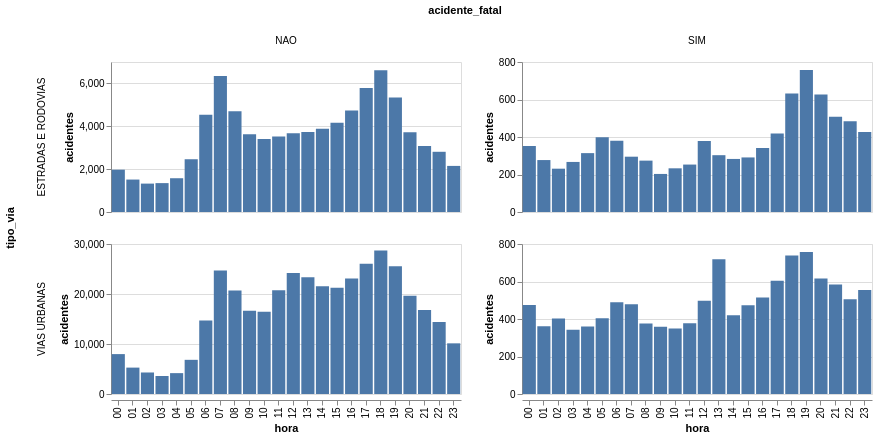

The code cell stored with this chart in its notebook:
### Code cell
sinistros.group_by('hora', 'tipo_via', 'acidente_fatal').agg(pl.len().alias('acidentes')) \
    .with_columns(c('hora').cast(pl.String).str.zfill(2)) \
    .plot.bar(x='hora', 
              y=alt.Y('acidentes').stack(None), 
              column='acidente_fatal', 
              row='tipo_via') \
    .properties(height=150, width=350) \
    .resolve_scale(y='independent')

### Figure 1 — Vega-Lite specification as saved in the notebook (floating-point values rounded to 4 significant figures)
{"config": {"view": {"continuousWidth": 300, "continuousHeight": 300}}, "data": {"name": "data-c7b2246bec0ac1166588a2a7d321b492"}, "mark": {"type": "bar", "tooltip": true}, "encoding": {"column": {"field": "acidente_fatal", "type": "nominal"}, "row": {"field": "tipo_via", "type": "nominal"}, "x": {"field": "hora", "type": "nominal"}, "y": {"field": "acidentes", "stack": null, "type": "quantitative"}}, "height": 150, "params": [{"name": "param_1e9efca18e7a2868", "select": {"type": "interval", "encodings": ["x", "y"]}, "bind": "scales"}], "resolve": {"scale": {"y": "independent"}}, "width": 350, "$schema": "https://vega.github.io/schema/vega-lite/v6.4.1.json", "datasets": {"data-c7b2246bec0ac1166588a2a7d321b492": [{"hora": "00", "tipo_via": "VIAS URBANAS", "acidente_fatal": "SIM", "acidentes": 475}, {"hora": "16", "tipo_via": "VIAS URBANAS", "acidente_fatal": "SIM", "acidentes": 515}, {"hora": "20", "tipo_via": "ESTRADAS E RODOVIAS", "acidente_fatal": "SIM", "acidentes": 627}, {"hora": "22", "tipo_via": "ESTRADAS E RODOVIAS", "acidente_fatal": "SIM", "acidentes": 484}, {"hora": "10", "tipo_via": "ESTRADAS E RODOVIAS", "acidente_fatal": "SIM", "acidentes": 233}, {"hora": "22", "tipo_via": "VIAS URBANAS", "acidente_fatal": "SIM", "acidentes": 505}, {"hora": "15", "tipo_via": "ESTRADAS E RODOVIAS", "acidente_fatal": "NAO", "acidentes": 4169}, {"hora": "20", "tipo_via": "VIAS URBANAS", "acidente_fatal": "SIM", "acidentes": 616}, {"hora": "04", "tipo_via": "ESTRADAS E RODOVIAS", "acidente_fatal": "NAO", "acidentes": 1576}, {"hora": "19", "tipo_via": "ESTRADAS E RODOVIAS", "acidente_fatal": "SIM", "acidentes": 758}, {"hora": "01", "tipo_via": "ESTRADAS E RODOVIAS", "acidente_fatal": "NAO", "acidentes": 1514}, {"hora": "22", "tipo_via": "ESTRADAS E RODOVIAS", "acidente_fatal": "NAO", "acidentes": 2810}, {"hora": "12", "tipo_via": "ESTRADAS E RODOVIAS", "acidente_fatal": "SIM", "acidentes": 379}, {"hora": "19", "tipo_via": "VIAS URBANAS", "acidente_fatal": "SIM", "acidentes": 757}, {"hora": "05", "tipo_via": "ESTRADAS E RODOVIAS", "acidente_fatal": "NAO", "acidentes": 2462}, {"hora": "00", "tipo_via": "ESTRADAS E RODOVIAS", "acidente_fatal": "SIM", "acidentes": 352}, {"hora": "01", "tipo_via": "VIAS URBANAS", "acidente_fatal": "SIM", "acidentes": 361}, {"hora": "04", "tipo_via": "VIAS URBANAS", "acidente_fatal": "SIM", "acidentes": 360}, {"hora": "05", "tipo_via": "ESTRADAS E RODOVIAS", "acidente_fatal": "SIM", "acidentes": 399}, {"hora": "11", "tipo_via": "ESTRADAS E RODOVIAS", "acidente_fatal": "NAO", "acidentes": 3526}, {"hora": "17", "tipo_via": "ESTRADAS E RODOVIAS", "acidente_fatal": "NAO", "acidentes": 5788}, {"hora": "14", "tipo_via": "ESTRADAS E RODOVIAS", "acidente_fatal": "NAO", "acidentes": 3885}, {"hora": "01", "tipo_via": "VIAS URBANAS", "acidente_fatal": "NAO", "acidentes": 5278}, {"hora": "20", "tipo_via": "VIAS URBANAS", "acidente_fatal": "NAO", "acidentes": 19641}, {"hora": "12", "tipo_via": "ESTRADAS E RODOVIAS", "acidente_fatal": "NAO", "acidentes": 3678}, {"hora": "02", "tipo_via": "VIAS URBANAS", "acidente_fatal": "NAO", "acidentes": 4302}, {"hora": "08", "tipo_via": "VIAS URBANAS", "acidente_fatal": "SIM", "acidentes": 376}, {"hora": "13", "tipo_via": "VIAS URBANAS", "acidente_fatal": "SIM", "acidentes": 719}, {"hora": "10", "tipo_via": "VIAS URBANAS", "acidente_fatal": "NAO", "acidentes": 16439}, {"hora": "06", "tipo_via": "VIAS URBANAS", "acidente_fatal": "NAO", "acidentes": 14708}, {"hora": "16", "tipo_via": "ESTRADAS E RODOVIAS", "acidente_fatal": "NAO", "acidentes": 4736}, {"hora": "09", "tipo_via": "VIAS URBANAS", "acidente_fatal": "NAO", "acidentes": 16648}, {"hora": "22", "tipo_via": "VIAS URBANAS", "acidente_fatal": "NAO", "acidentes": 14414}, {"hora": "07", "tipo_via": "ESTRADAS E RODOVIAS", "acidente_fatal": "SIM", "acidentes": 295}, {"hora": "03", "tipo_via": "ESTRADAS E RODOVIAS", "acidente_fatal": "NAO", "acidentes": 1348}, {"hora": "13", "tipo_via": "VIAS URBANAS", "acidente_fatal": "NAO", "acidentes": 23343}, {"hora": "17", "tipo_via": "VIAS URBANAS", "acidente_fatal": "NAO", "acidentes": 26035}, {"hora": "18", "tipo_via": "ESTRADAS E RODOVIAS", "acidente_fatal": "SIM", "acidentes": 632}, {"hora": "05", "tipo_via": "VIAS URBANAS", "acidente_fatal": "SIM", "acidentes": 404}, {"hora": "06", "tipo_via": "ESTRADAS E RODOVIAS", "acidente_fatal": "SIM", "acidentes": 380}, {"hora": "15", "tipo_via": "VIAS URBANAS", "acidente_fatal": "SIM", "acidentes": 474}, {"hora": "16", "tipo_via": "ESTRADAS E RODOVIAS", "acidente_fatal": "SIM", "acidentes": 342}, {"hora": "09", "tipo_via": "VIAS URBANAS", "acidente_fatal": "SIM", "acidentes": 359}, {"hora": "18", "tipo_via": "ESTRADAS E RODOVIAS", "acidente_fatal": "NAO", "acidentes": 6613}, {"hora": "00", "tipo_via": "VIAS URBANAS", "acidente_fatal": "NAO", "acidentes": 7979}, {"hora": "03", "tipo_via": "ESTRADAS E RODOVIAS", "acidente_fatal": "SIM", "acidentes": 267}, {"hora": "12", "tipo_via": "VIAS URBANAS", "acidente_fatal": "NAO", "acidentes": 24219}, {"hora": "15", "tipo_via": "VIAS URBANAS", "acidente_fatal": "NAO", "acidentes": 21266}, {"hora": "03", "tipo_via": "VIAS URBANAS", "acidente_fatal": "SIM", "acidentes": 343}, {"hora": "10", "tipo_via": "ESTRADAS E RODOVIAS", "acidente_fatal": "NAO", "acidentes": 3401}, {"hora": "04", "tipo_via": "ESTRADAS E RODOVIAS", "acidente_fatal": "SIM", "acidentes": 314}, {"hora": "14", "tipo_via": "ESTRADAS E RODOVIAS", "acidente_fatal": "SIM", "acidentes": 283}, {"hora": "06", "tipo_via": "VIAS URBANAS", "acidente_fatal": "SIM", "acidentes": 489}, {"hora": "21", "tipo_via": "ESTRADAS E RODOVIAS", "acidente_fatal": "SIM", "acidentes": 508}, {"hora": "21", "tipo_via": "ESTRADAS E RODOVIAS", "acidente_fatal": "NAO", "acidentes": 3079}, {"hora": "19", "tipo_via": "ESTRADAS E RODOVIAS", "acidente_fatal": "NAO", "acidentes": 5346}, {"hora": "11", "tipo_via": "VIAS URBANAS", "acidente_fatal": "SIM", "acidentes": 378}, {"hora": "03", "tipo_via": "VIAS URBANAS", "acidente_fatal": "NAO", "acidentes": 3597}, {"hora": "05", "tipo_via": "VIAS URBANAS", "acidente_fatal": "NAO", "acidentes": 6834}, {"hora": "11", "tipo_via": "VIAS URBANAS", "acidente_fatal": "NAO", "acidentes": 20736}, {"hora": "23", "tipo_via": "ESTRADAS E RODOVIAS", "acidente_fatal": "NAO", "acidentes": 2151}, {"hora": "02", "tipo_via": "VIAS URBANAS", "acidente_fatal": "SIM", "acidentes": 403}, {"hora": "18", "tipo_via": "VIAS URBANAS", "acidente_fatal": "SIM", "acidentes": 739}, {"hora": "23", "tipo_via": "ESTRADAS E RODOVIAS", "acidente_fatal": "SIM", "acidentes": 427}, {"hora": "07", "tipo_via": "ESTRADAS E RODOVIAS", "acidente_fatal": "NAO", "acidentes": 6345}, {"hora": "14", "tipo_via": "VIAS URBANAS", "acidente_fatal": "NAO", "acidentes": 21564}, {"hora": "02", "tipo_via": "ESTRADAS E RODOVIAS", "acidente_fatal": "NAO", "acidentes": 1325}, {"hora": "04", "tipo_via": "VIAS URBANAS", "acidente_fatal": "NAO", "acidentes": 4173}, {"hora": "21", "tipo_via": "VIAS URBANAS", "acidente_fatal": "NAO", "acidentes": 16814}, {"hora": "23", "tipo_via": "VIAS URBANAS", "acidente_fatal": "NAO", "acidentes": 10132}, {"hora": "16", "tipo_via": "VIAS URBANAS", "acidente_fatal": "NAO", "acidentes": 23094}, {"hora": "08", "tipo_via": "ESTRADAS E RODOVIAS", "acidente_fatal": "SIM", "acidentes": 274}, {"hora": "19", "tipo_via": "VIAS URBANAS", "acidente_fatal": "NAO", "acidentes": 25569}, {"hora": "02", "tipo_via": "ESTRADAS E RODOVIAS", "acidente_fatal": "SIM", "acidentes": 231}, {"hora": "10", "tipo_via": "VIAS URBANAS", "acidente_fatal": "SIM", "acidentes": 349}, {"hora": "20", "tipo_via": "ESTRADAS E RODOVIAS", "acidente_fatal": "NAO", "acidentes": 3723}, {"hora": "07", "tipo_via": "VIAS URBANAS", "acidente_fatal": "NAO", "acidentes": 24682}, {"hora": "07", "tipo_via": "VIAS URBANAS", "acidente_fatal": "SIM", "acidentes": 479}, {"hora": "18", "tipo_via": "VIAS URBANAS", "acidente_fatal": "NAO", "acidentes": 28695}, {"hora": "23", "tipo_via": "VIAS URBANAS", "acidente_fatal": "SIM", "acidentes": 555}, {"hora": "17", "tipo_via": "ESTRADAS E RODOVIAS", "acidente_fatal": "SIM", "acidentes": 419}, {"hora": "00", "tipo_via": "ESTRADAS E RODOVIAS", "acidente_fatal": "NAO", "acidentes": 1975}, {"hora": "08", "tipo_via": "VIAS URBANAS", "acidente_fatal": "NAO", "acidentes": 20707}, {"hora": "01", "tipo_via": "ESTRADAS E RODOVIAS", "acidente_fatal": "SIM", "acidentes": 277}, {"hora": "13", "tipo_via": "ESTRADAS E RODOVIAS", "acidente_fatal": "SIM", "acidentes": 303}, {"hora": "06", "tipo_via": "ESTRADAS E RODOVIAS", "acidente_fatal": "NAO", "acidentes": 4542}, {"hora": "09", "tipo_via": "ESTRADAS E RODOVIAS", "acidente_fatal": "SIM", "acidentes": 203}, {"hora": "11", "tipo_via": "ESTRADAS E RODOVIAS", "acidente_fatal": "SIM", "acidentes": 253}, {"hora": "13", "tipo_via": "ESTRADAS E RODOVIAS", "acidente_fatal": "NAO", "acidentes": 3737}, {"hora": "15", "tipo_via": "ESTRADAS E RODOVIAS", "acidente_fatal": "SIM", "acidentes": 291}, {"hora": "09", "tipo_via": "ESTRADAS E RODOVIAS", "acidente_fatal": "NAO", "acidentes": 3630}, {"hora": "12", "tipo_via": "VIAS URBANAS", "acidente_fatal": "SIM", "acidentes": 497}, {"hora": "21", "tipo_via": "VIAS URBANAS", "acidente_fatal": "SIM", "acidentes": 584}, {"hora": "08", "tipo_via": "ESTRADAS E RODOVIAS", "acidente_fatal": "NAO", "acidentes": 4700}, {"hora": "14", "tipo_via": "VIAS URBANAS", "acidente_fatal": "SIM", "acidentes": 420}, {"hora": "17", "tipo_via": "VIAS URBANAS", "acidente_fatal": "SIM", "acidentes": 604}]}}
